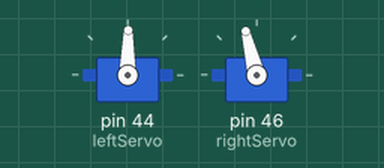
Recording of a sketch running on a simulated Arduino Mega 2560, built with avr-gcc and run on an emulated ATmega2560. Shown: 2 × servo.

Above: at 5.1 s.
Timing chart, 0 to 6.6 s (numbered marks = the images above):
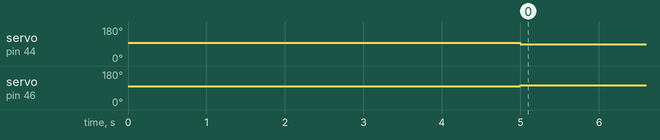

Measured:
- by itself, servo on pin 44 (leftServo): 96° → 89° at 5.0 s
- by itself, servo on pin 46 (rightServo): 98° → 104° at 5.0 s

The sketch:

servo_sketch.ino
```cpp
#include <Servo.h>

Servo leftServo;
Servo rightServo;

void setup() {
  leftServo.attach(44); // new left
  rightServo.attach(46);
  leftServo.write(96);
  rightServo.write(98);
  delay(5000);
}

int pos = 0;
void loop() {
  leftServo.write(89);
  rightServo.write(104);
  delay(1000);
}
```
